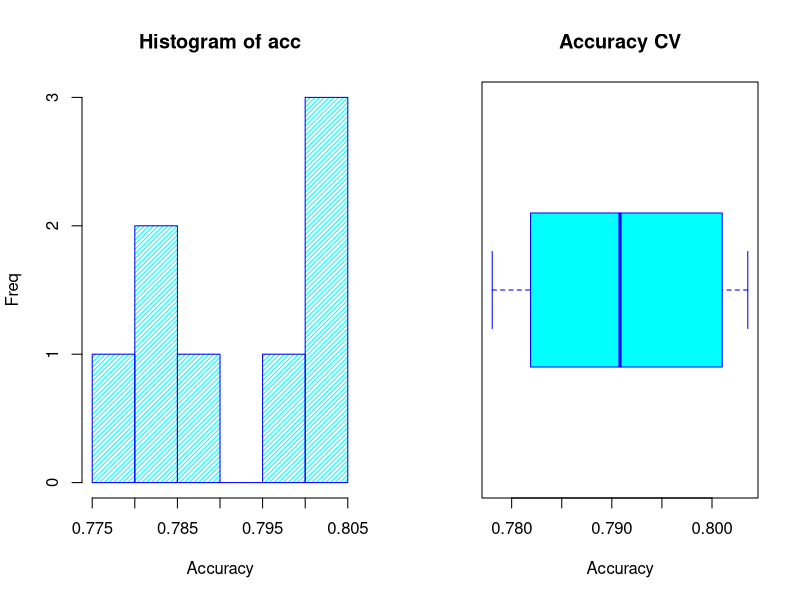
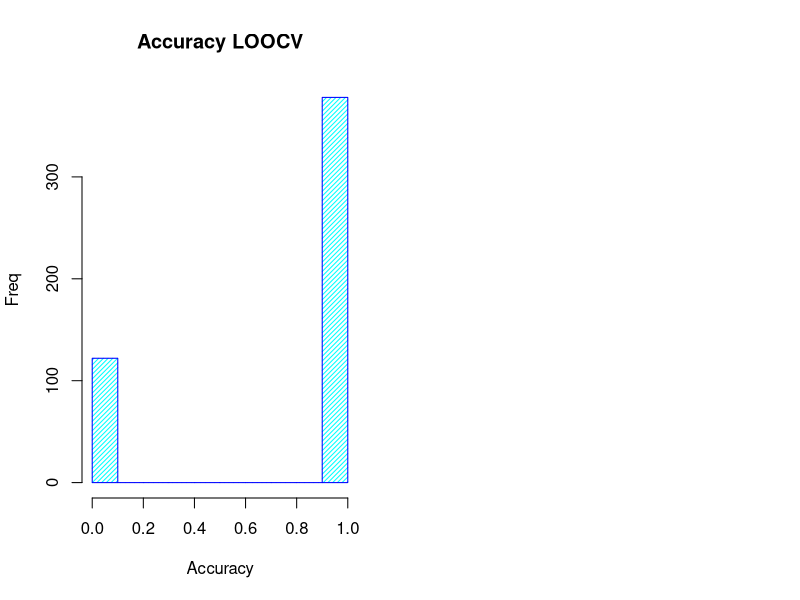

Write R code to recreate these figures, in order.
#Note: the data in PimaIndiansDiabetes changes each time it is run, so numbers in the comments may not be correct.

library(mlbench)
data(PimaIndiansDiabetes)
data<-data.frame(PimaIndiansDiabetes)
final<-data[sample(nrow(data), 500), ]

final$diabetes<-final$diabetes == "pos" 
# want the columns to be numeric
final$pregnant<-as.numeric(final$pregnant)
final$glucose<-as.numeric(final$glucose)
final$pressure<-as.numeric(final$pressure)
final$triceps<-as.numeric(final$triceps)
final$insulin<-as.numeric(final$insulin)
final$mass<-as.numeric(final$mass)
final$pedigree<-as.numeric(final$pedigree)
final$age<-as.numeric(final$age)


log_m<-glm(diabetes~.,family=binomial(logit),data=final)
summary(log_m)
#Based on summary of log_m model, the covariates pregnant, glucose,
#mass, and pedigree are significant at alpha = 0.05 as their
#p-value is less than the 0.05 alpha value with glucose with the lowest p-value.
#Thus, they are significant for odds of diabetes at alpha = 0.05.

exp(log_m$coefficients) #e^(Beta) = ODDS
#Pregnant covariate: For 1 unit increase in the pregnant covariate
#the odds of being diabetic increases by 1.1065.
#Pressure covariate: For 1 unit increase in the glucose covariate
#the odds of being diabetic increases by 0.9891 (9.891028e-01). This 
#odds is very close to 1, so we can conclude that pressure and odds of
#being diabetic are independent.


library(MASS)
stepAIC(log_m, direction="both")
summary(log_m)
#Insulin and triceps were removed from the model, as they had highly 
#insignificant p-values at the alpha = 0.05 level as shown in the 
#summary(log_m) command.
fitted_log_m<-glm(formula = diabetes ~ pregnant + glucose + pressure + mass + 
      pedigree + age, family = binomial(logit), data = final)


#Logistic regression was used for modelling the probability
#of diabetes among these individuals, because we wanted the response
#to be categorical and were interested in a response that is 
#diabetes or not diabetes. Thus, forcing the diabetes response to be 
#binary from the original "neg" or "pos" response.


##install.packages("caret")
library(caret)
k<-8
acc <- NULL
set.seed(123)
for(i in 1:k){
  Train <- createDataPartition(final$diabetes, p=0.75, list=FALSE)
  training <- data[ Train, ]
  testing <- data[ -Train, ]
  log_m1<-glm(formula = diabetes ~ pregnant + glucose + pressure + mass + 
            +       pedigree + age, family = binomial(logit), data = training)
  pred<-predict(log_m1, newdata=testing,type="response")
  results <- ifelse(pred > 0.5,1,0)
  testing$diabetes<- testing$diabetes == "pos"
  answers <- testing$diabetes
  misClasificError <- mean(answers != results)
  acc[i]=1-misClasificError
}
mean(acc)
#[1] 0.7907125
par(mfcol=c(1,2))
# Histogram of accuracy
hist(acc,xlab='Accuracy',ylab='Freq',
     col='cyan',border='blue',density=30)
# Boxplot of accuracy
boxplot(acc,col='cyan',border='blue',horizontal=T,xlab='Accuracy',
        main='Accuracy CV')
##From k-fold cross-validation, our model has 79.07% accuracy which 
##is further shown through the boxplot and histogram.


#Leave one out cross validation
a1 <-NULL
x<-final[sample(1:nrow(final)),]
set.seed(123)
for(i in 1:nrow(x))
{
  # Train-test splitting
  # 149 samples -> fitting
  # 1 sample -> testing
  train <- x[-i,]
  test <- x[i,]
  
  # Fitting
  log_m2<-glm(formula = diabetes ~ pregnant + glucose + pressure + mass + 
                +       pedigree + age, family = binomial(logit), data = train)
 
  # Predict results
  pred1 <- predict(log_m2,newdata=test,type="response")
  
  # If prob > 0.5 then 1, else 0
  results1 <- ifelse(pred1 > 0.5,1,0)
  
  # Actual answers
  answers1 <- test$diabetes
  
  # Calculate accuracy
  # Calculate accuracy
  misClasificError1 <- mean(answers1 != results1)
  a1[i] <- 1-misClasificError1
  
  # Collecting results
  a1[i] <- 1-misClasificError1
}

# Average accuracy of the model
mean(a1)
#[1] 0.752
hist(a1,xlab='Accuracy',ylab='Freq',main='Accuracy LOOCV',
     col='cyan',border='blue',density=30)
##From leave one out cross-validation, our model has 75.2% accuracy.
##Thus, with our model having 500 observarions and the K-fold cross-validation
##having a higher accuracy, the k-fold cross-validation is preferred here.



final$diabetes<-as.numeric(final$diabetes)
#testing for normality
shapiro.test(final$diabetes)
shapiro.test(final$mass)
shapiro.test(final$pressure)
#All these variables, have highly significant p-values,
#thus, we reject the null hypothesis of normality and can
#conclude that they are not normal.
cor.test(final$pressure,final$mass, method = "spearman")
#Based on the p-value of 8.708e-12, we reject the null hypothesis 
#and conclude that there is a strong positive association between pressure and BMI (mass).

#testing if variances are equal
var.test(final$mass~final$diabetes)
#the variances are equal as the p-value is insignificant and the confidence 
#interval includes 1.
t.test(final$mass~final$diabetes,var.equal=TRUE)
#Null hypothesis: There is no significant difference in the average BMI 
#between the two groups (diabetes positive and negative), true difference in means 
#is equal to 0 (mu1 = mu2).
#Alternative hypothesis: There is a significant difference in the average BMI 
#between the two groups (diabetes positive and negative), true difference in means 
#is not equal to 0 (mu1 != mu2).
##The p-value is 1.262e-07, thus, we reject the null hypothesis. 
##We can conclude that there is a significant difference in the average BMI 
#between the two groups (diabetes positive and negative).


sumdiab = sum(final$diabetes)
sumdiab
